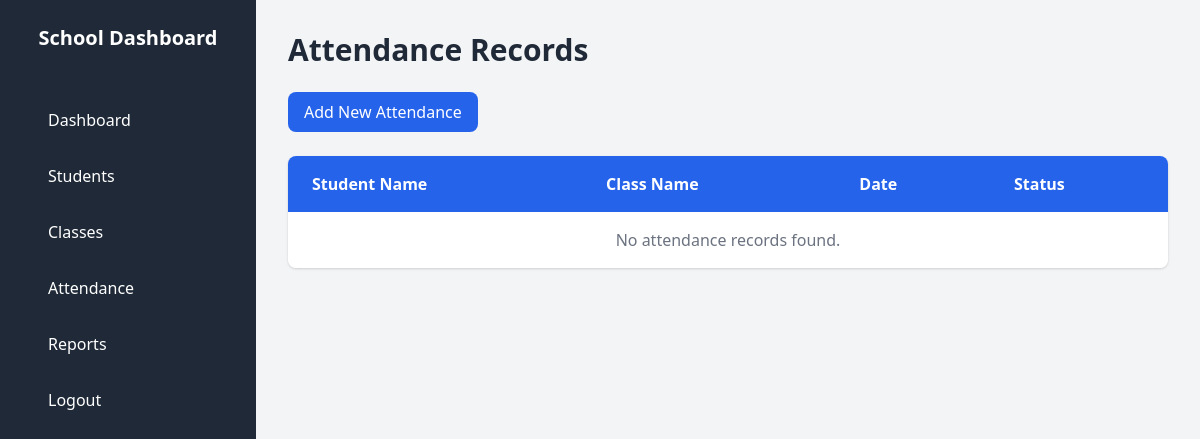
Page /api/attendance_list/ on the earlier database version.
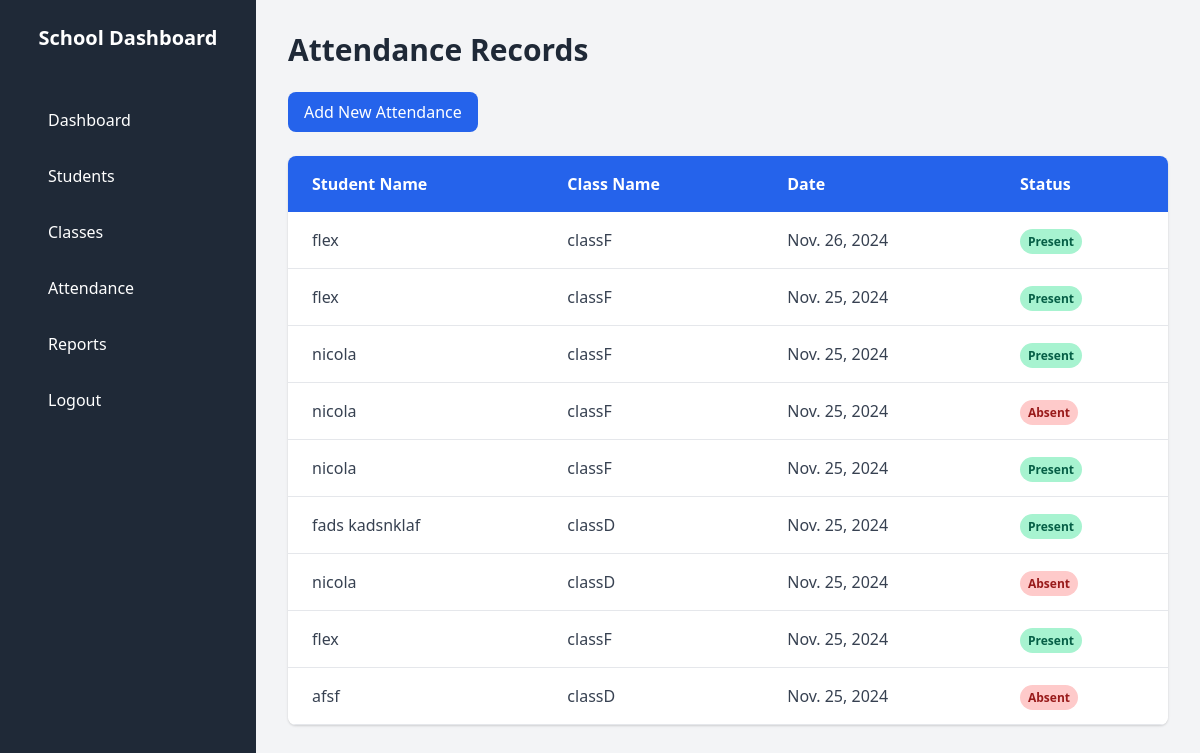
Same page on the later database version.
### attendance/models.py (models this page shows, shortened)
class Attendance(models.Model):
    STATUS_CHOICES = [
        ('Present', 'Present'),
        ('Absent', 'Absent'),
        ('Late', 'Late'),
    ]
    student = models.ForeignKey(Student, on_delete=models.CASCADE, related_name="attendances")
    class_name = models.ForeignKey(ClassRoom, on_delete=models.CASCADE)
    date = models.DateField(default=timezone.now)
    status = models.CharField(max_length=10, choices=STATUS_CHOICES, default='Absent')

class Student(models.Model):
    name = models.CharField(max_length=100)
    class_name = models.ForeignKey(ClassRoom, on_delete=models.CASCADE)  # Link to ClassRoom model
    roll_number = models.IntegerField(unique=True)
    email = models.EmailField(unique=True,default="")  # Email field added
    created_at = models.DateTimeField(default=timezone.now)
    updated_at = models.DateTimeField(auto_now=True)

class ClassRoom(models.Model):
    name = models.CharField(max_length=30)
    created_at = models.DateTimeField(default=timezone.now)
    updated_at = models.DateTimeField(auto_now=True)

### attendance/views.py (the view)
# urls.py: path('attendance_list/', attendance_list, name='attendance_list'),
def attendance_list(request):
    attendances = Attendance.objects.all().order_by('-date')
    return render(request, 'attendance/attendance_list.html', {'attendances': attendances})

### attendance/templates/attendance/attendance_list.html (shortened to what this page needs)
{% load static %}
<!DOCTYPE html>
<html lang="en">
<head>
    <link href="https://cdn.jsdelivr.net/npm/tailwindcss@2.2.19/dist/tailwind.min.css" rel="stylesheet">
</head>
<body class="font-sans bg-gray-100 flex">
    <div class="w-64 bg-gray-800 text-white min-h-screen">
        <div class="p-6">
            <h2 class="text-xl font-semibold text-center">School Dashboard</h2>
        </div>
        <nav>
            <ul class="space-y-4 mt-6 ml-8">
                <li><a href="{% url 'dashboard' %}" class="block py-2 px-4 hover:bg-gray-700">Dashboard</a></li>
                <li><a href="{% url 'list_students' %}" class="block py-2 px-4 hover:bg-gray-700">Students</a></li>
                <li><a href="{% url 'list_classes' %}" class="block py-2 px-4 hover:bg-gray-700">Classes</a></li>
                <li><a href="{% url 'attendance_list' %}" class="block py-2 px-4 hover:bg-gray-700">Attendance</a></li>
                <li><a href="{% url 'attendance_report' %}" class="block py-2 px-4 hover:bg-gray-700">Reports</a></li>
                <li><a href="{% url 'logout_user' %}" class="block py-2 px-4 hover:bg-gray-700">Logout</a></li>
            </ul>
        </nav>
    </div>
    <main class="flex-1 p-8">
        <h2 class="text-3xl font-semibold text-gray-800 mb-6">Attendance Records</h2>
        <div class="mb-6">
            <a href="{% url 'mark_attendance' %}" class="inline-block bg-blue-600 text-white py-2 px-4 rounded-lg hover:bg-blue-700">
                Add New Attendance
            </a>
        </div>
        <div class="bg-white rounded-lg shadow overflow-x-auto">
            <table class="min-w-full bg-white rounded-lg">
                <thead class="bg-blue-600 text-white">
                    <tr>
                        <th class="px-6 py-4 text-left font-semibold">Student Name</th>
                        <th class="px-6 py-4 text-left font-semibold">Class Name</th>
                        <th class="px-6 py-4 text-left font-semibold">Date</th>
                        <th class="px-6 py-4 text-left font-semibold">Status</th>
                    </tr>
                </thead>
                <tbody class="text-gray-700">
                    {% for attendance in attendances %}
                    <tr class="border-b border-gray-200 hover:bg-gray-50 transition">
                        <td class="px-6 py-4">{{ attendance.student.name }}</td>
                        <td class="px-6 py-4">{{ attendance.class_name.name }}</td>
                        <td class="px-6 py-4">{{ attendance.date }}</td>
                        <td class="px-6 py-4">
                            <span class="{% if attendance.status == 'Present' %}bg-green-200 text-green-800{% else %}bg-red-200 text-red-800{% endif %} px-2 py-1 rounded-full font-semibold text-xs">
                                {{ attendance.status }}
                            </span>
                        </td>
                    </tr>
                    {% empty %}
                    <tr>
                        <td colspan="4" class="px-6 py-4 text-center text-gray-500">No attendance records found.</td>
                    </tr>
                    {% endfor %}
                </tbody>
            </table>
        </div>
    </main>
</body>
</html>

Differences in the rows shown:
added Attendance: student.name "flex", class_name.name "classF", date "Nov. 26, 2024", status "Present"
added Attendance: student.name "flex", class_name.name "classF", date "Nov. 25, 2024", status "Present"
added Attendance: student.name "nicola", class_name.name "classF", date "Nov. 25, 2024", status "Present"
added Attendance: student.name "nicola", class_name.name "classF", date "Nov. 25, 2024", status "Absent"
added Attendance: student.name "nicola", class_name.name "classF", date "Nov. 25, 2024", status "Present"
added Attendance: student.name "fads kadsnklaf", class_name.name "classD", date "Nov. 25, 2024", status "Present"
added Attendance: student.name "nicola", class_name.name "classD", date "Nov. 25, 2024", status "Absent"
added Attendance: student.name "flex", class_name.name "classF", date "Nov. 25, 2024", status "Present"
added Attendance: student.name "afsf", class_name.name "classD", date "Nov. 25, 2024", status "Absent"
Other differences:
text no longer shown: "No attendance records found."
